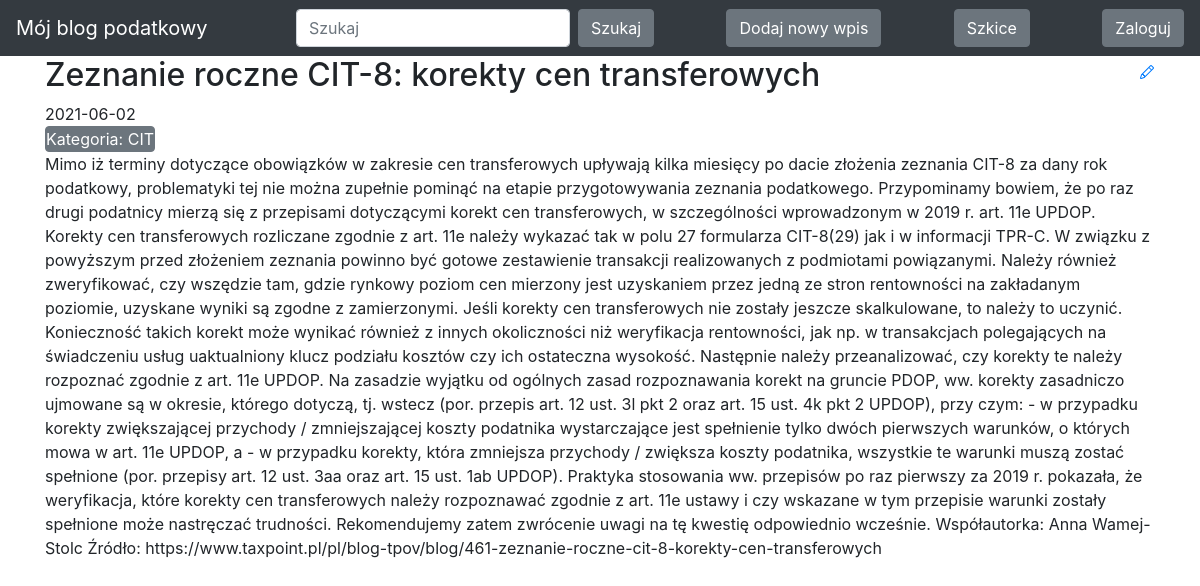
Before: / with the older database file.
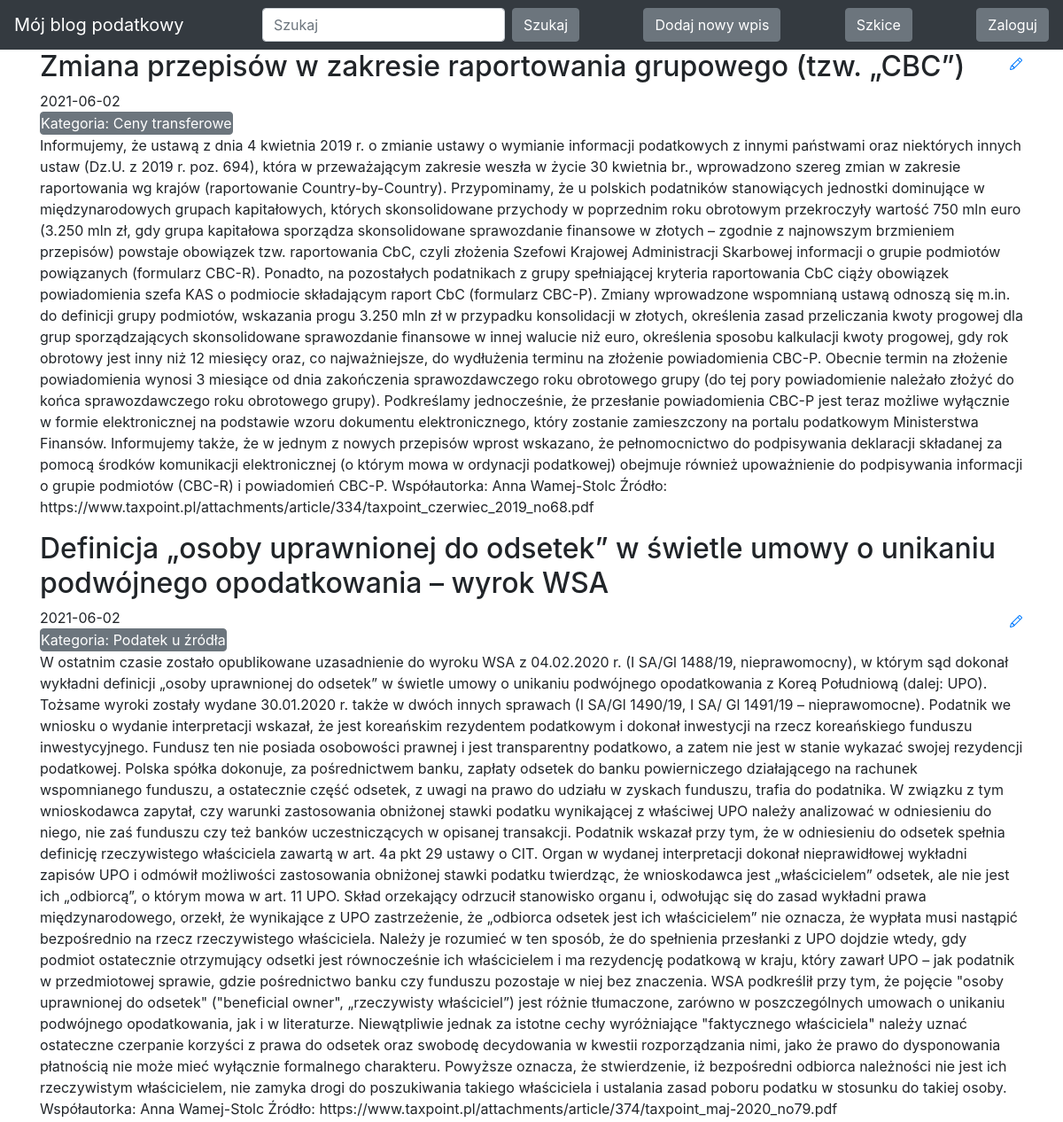
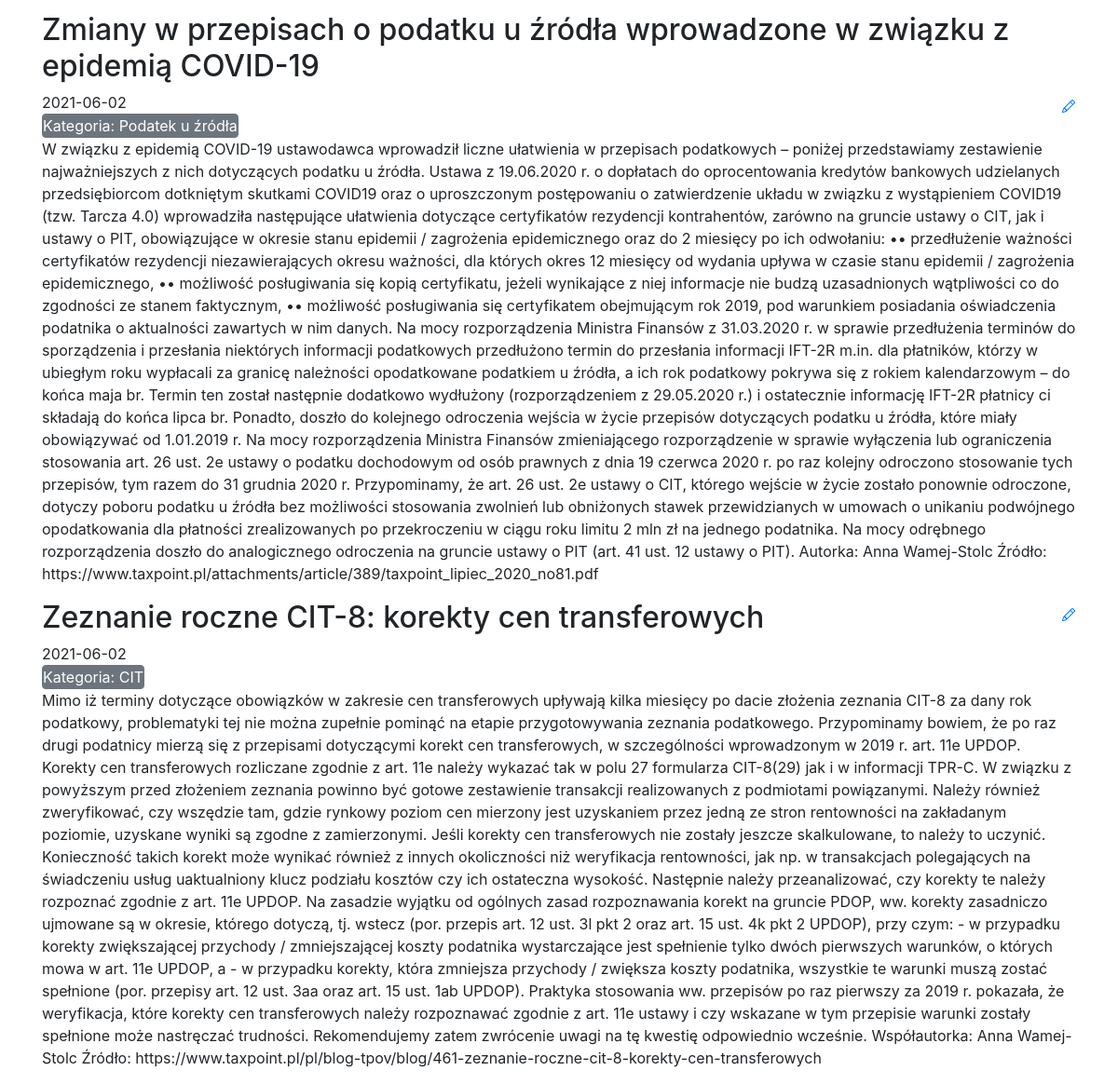
After: the same page with the newer database file (2 pictures, top to bottom).
### blog/models.py (models this page shows)
class Entry(db.Model):
    id = db.Column(db.Integer, primary_key=True)
    title = db.Column(db.String(80), nullable=False)
    body = db.Column(db.Text, nullable=False)
    pub_date = db.Column(db.DateTime, nullable=False,
                         default=datetime.datetime.utcnow)
    is_published = db.Column(db.Boolean, default=False)
    category = db.Column(db.String(80), nullable=False)

### blog/routes.py (the view)
@app.route("/")
def index():
    search = request.args.get('search', default=None)
    category = request.args.get('category', default=None)
    query = Entry.query.filter_by(is_published=True)
    if search:
        query = query.filter(or_(Entry.title.contains(search), Entry.body.contains(search)))
    elif category:
        query = query.filter(Entry.category == category)
    all_posts = query.order_by(Entry.pub_date.desc())
    return render_template("homepage.html", all_posts=all_posts)

### blog/templates/homepage.html (shortened to what this page needs)
<!DOCTYPE html>
<html lang="en">
{% extends "base.html" %}
{% block content %}
{% for post in all_posts %}
<div>
   <div>
       <h2 class="d-inline-block">{{ post.title }}</h2>
       <a href="{{ url_for('edit_entry', entry_id=post.id) }}">
       </a>
   </div>
   {{ post.pub_date.strftime('%Y-%m-%d') }}
    <form class="form-inline my-2 my-lg-0" action="{{ url_for('index') }}" method="GET">
    <button class="btn btn-secondary my-2 my-sm-0 p-0" name="category" value="{{ post.category }}" type="submit">Kategoria: {{ post.category }}</button>
    </form>
    <p>
       {{ post.body}}
   </p>
</div>
{% endfor %}
{% endblock %}

### blog/templates/base.html (shortened to what this page needs)
<!DOCTYPE html>
<html lang="en">
<head>
    <link rel="stylesheet" href="https://stackpath.bootstrapcdn.com/bootstrap/4.3.1/css/bootstrap.min.css"
>
</head>
<body>
<nav class="navbar navbar-expand-lg navbar-dark bg-dark static-top">
        <a class="navbar-brand" href="/">Mój blog podatkowy</a>
        <div class="collapse navbar-collapse" id="navbarsExampleDefault">
            <form class="form-inline my-2 my-lg-0" action="{{ url_for('index') }}" method="GET">
                <input class="form-control mr-sm-2" type="text" name="search" placeholder="Szukaj" aria-label="Szukaj">
                <button class="btn btn-secondary my-2 my-sm-0" type="submit">Szukaj</button>
            </form>
        </div>
        <div class="collapse navbar-collapse" id="navbarsExampleDefault1">
                <button class="btn btn-secondary my-2 my-sm-0" type="submit"><a href="/new-post/" style="text-decoration: none; color: white">Dodaj nowy wpis</a></button>
        </div>
        <div class="collapse navbar-collapse" id="navbarsExampleDefault2">
                <button class="btn btn-secondary my-2 my-sm-0" type="submit"><a href="/drafts/" style="text-decoration: none; color: white">Szkice</a></button>
        </div>
        <div class="collapse navbar-collapse" id="navbarsExampleDefault3">
                {% if session.logged_in %}
                <form class="form-inline my-2 my-lg-0" action="{{ url_for('logout') }}" method="POST">
                <button class="btn btn-secondary my-2 my-sm-0" type="submit">Wyloguj</button>
                </form>
                {% else %}
                <a href="{{ url_for('login') }}" class="btn btn-secondary my-2 my-lg-0">Zaloguj</a>
                {% endif %}
        </div>
</nav>
<main role="main" class="container">
   {% block content %}
   {% endblock %}
 </main>
</body>
</html>

Changed rows visible on the page:
added Entry: title "Zmiana przepisów w zakresie raportowania grupowego (tzw. „CBC”)", pub_date "2021-06-02", category "Ceny transferowe", body "Informujemy, że ustawą z dnia 4 kwietnia 2019 r. o zmianie ustawy o wymianie informacji podatkowych z innymi państwami oraz niektórych innych ustaw (Dz.U. z 2019 r. poz. 694), która w przeważającym zakresie weszła w życie 30 kwietnia br., wprowadzono szereg zmian w zakresie raportowania wg krajów (raportowanie Country-by-Country). Przypominamy, że u polskich podatników stanowiących jednostki dominujące w międzynarodowych grupach kapitałowych, których skonsolidowane przychody w poprzednim roku obrotowym przekroczyły wartość 750 mln euro (3.250 mln zł, gdy grupa kapitałowa sporządza skonsolidowane sprawozdanie finansowe w złotych – zgodnie z najnowszym brzmieniem przepisów) powstaje obowiązek…"
added Entry: title "Definicja „osoby uprawnionej do odsetek” w świetle umowy o unikaniu podwójnego opodatkowania – wyrok WSA", pub_date "2021-06-02", category "Podatek u źródła", body "W ostatnim czasie zostało opublikowane uzasadnienie do wyroku WSA z 04.02.2020 r. (I SA/Gl 1488/19, nieprawomocny), w którym sąd dokonał wykładni definicji „osoby uprawnionej do odsetek” w świetle umowy o unikaniu podwójnego opodatkowania z Koreą Południową (dalej: UPO). Tożsame wyroki zostały wydane 30.01.2020 r. także w dwóch innych sprawach (I SA/Gl 1490/19, I SA/ Gl 1491/19 – nieprawomocne). Podatnik we wniosku o wydanie interpretacji wskazał, że jest koreańskim rezydentem podatkowym i dokonał inwestycji na rzecz koreańskiego funduszu inwestycyjnego. Fundusz ten nie posiada osobowości prawnej i jest transparentny podatkowo, a zatem nie jest w stanie wykazać swojej rezydencji podatkowej.…"
added Entry: title "Zmiany w przepisach o podatku u źródła wprowadzone w związku z epidemią COVID-19", pub_date "2021-06-02", category "Podatek u źródła", body "W związku z epidemią COVID-19 ustawodawca wprowadził liczne ułatwienia w przepisach podatkowych – poniżej przedstawiamy zestawienie najważniejszych z nich dotyczących podatku u źródła. Ustawa z 19.06.2020 r. o dopłatach do oprocentowania kredytów bankowych udzielanych przedsiębiorcom dotkniętym skutkami COVID19 oraz o uproszczonym postępowaniu o zatwierdzenie układu w związku z wystąpieniem COVID19 (tzw. Tarcza 4.0) wprowadziła następujące ułatwienia dotyczące certyfikatów rezydencji kontrahentów, zarówno na gruncie ustawy o CIT, jak i ustawy o PIT, obowiązujące w okresie stanu epidemii / zagrożenia epidemicznego oraz do 2 miesięcy po ich odwołaniu: •• przedłużenie ważności certyfikatów…"
